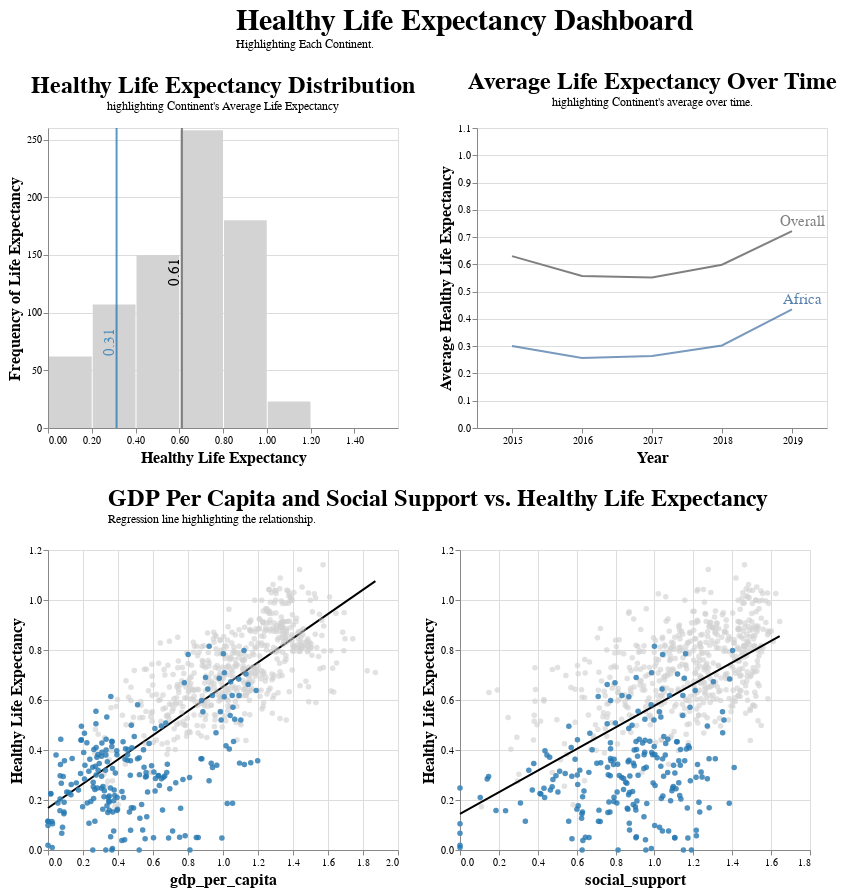

The notebook cell saved with this chart:
### Code cell
chart = alt.vconcat(alt.hconcat(alt.hconcat(plot1, plot2), spacing=5).resolve_scale(color='independent'),plot3)
final_plot = chart.properties(
   title = {
        "text" : ['Healthy Life Expectancy Dashboard'],
        "subtitle": 'Highlighting Each Continent.',
        "dx":230,
        "fontSize":30,
        "offset":20, 
    }
)

final_plot

### Figure 1 — Vega-Lite specification as saved in the notebook (floating-point values rounded to 4 significant figures; data arrays with more than 128 entries replaced by an {"elided": "..."} marker saying what was removed)
{"config": {"view": {"continuousWidth": 300, "continuousHeight": 300}}, "vconcat": [{"hconcat": [{"hconcat": [{"layer": [{"data": {"name": "data-1fb32f1e28a35e0adb4e135b9827a710"}, "mark": {"type": "bar", "color": "lightgrey"}, "encoding": {"x": {"axis": {"titleFontSize": 16}, "bin": {"maxbins": 10}, "field": "life_expectancy", "title": "Healthy Life Expectancy", "type": "quantitative"}, "y": {"aggregate": "count", "axis": {"titleFontSize": 16}, "title": "Frequency of Life Expectancy", "type": "quantitative"}}}, {"data": {"name": "data-1fb32f1e28a35e0adb4e135b9827a710"}, "mark": {"type": "rule", "stroke": "grey", "strokeWidth": 2}, "encoding": {"x": {"aggregate": "average", "field": "life_expectancy", "type": "quantitative"}}}, {"data": {"name": "data-1fb32f1e28a35e0adb4e135b9827a710"}, "mark": {"type": "text", "align": "right", "angle": 270, "baseline": "bottom", "dx": 20, "dy": 0, "size": 15}, "encoding": {"text": {"aggregate": "average", "field": "life_expectancy", "format": ".2f", "type": "quantitative"}, "x": {"aggregate": "average", "field": "life_expectancy", "type": "quantitative"}}}, {"data": {"name": "data-83c9f314c8b7a769ce7299d2fde779ad"}, "mark": {"type": "rule", "stroke": "#1f77b4", "strokeWidth": 2}, "encoding": {"opacity": {"condition": {"param": "Select", "value": 0.75}, "value": 0.05}, "x": {"field": "average_life_expectancy", "type": "quantitative"}}, "name": "view_1", "transform": [{"filter": {"param": "Select"}}]}, {"data": {"name": "data-83c9f314c8b7a769ce7299d2fde779ad"}, "mark": {"type": "text", "align": "right", "angle": 270, "baseline": "bottom", "color": "#1f77b4", "dx": -50, "dy": 0, "size": 15}, "encoding": {"opacity": {"condition": {"param": "Select", "value": 0.75}, "value": 0.05}, "text": {"field": "average_life_expectancy", "format": ".2f", "type": "quantitative"}, "x": {"field": "average_life_expectancy", "type": "quantitative"}}, "transform": [{"filter": {"param": "Select"}}]}], "height": 300, "title": {"text": ["Healthy Life Expectancy Distribution"], "subtitle": "highlighting Continent's Average Life Expectancy", "fontSize": 24, "offset": 15}, "width": 350}, {"layer": [{"mark": {"type": "line"}, "encoding": {"color": {"value": "grey"}, "x": {"axis": {"labelAngle": 0, "titleFontSize": 16}, "field": "Year", "title": "Year", "type": "ordinal"}, "y": {"aggregate": "average", "axis": {"titleFontSize": 16}, "field": "life_expectancy", "scale": {"domain": [0, 1.1]}, "title": "Average Healthy Life Expectancy", "type": "quantitative"}}}, {"mark": {"type": "text", "dx": 10, "dy": -10, "size": 15}, "encoding": {"color": {"value": "grey"}, "text": {"value": "Overall"}, "x": {"axis": {"labelAngle": 0, "titleFontSize": 16}, "field": "Year", "title": "Year", "type": "ordinal"}, "y": {"aggregate": "average", "axis": {"titleFontSize": 16}, "field": "life_expectancy", "scale": {"domain": [0, 1.1]}, "title": "Average Healthy Life Expectancy", "type": "quantitative"}}, "transform": [{"filter": "datum.Year == 2019"}]}, {"mark": {"type": "line"}, "encoding": {"color": {"field": "continent", "legend": null, "type": "nominal"}, "opacity": {"condition": {"param": "Select", "value": 0.75}, "value": 0.05}, "x": {"axis": {"labelAngle": 0, "titleFontSize": 16}, "field": "Year", "title": "Year", "type": "ordinal"}, "y": {"axis": {"titleFontSize": 16}, "field": "continent_mean", "scale": {"domain": [0, 1.1]}, "title": "Average Healthy Life Expectancy", "type": "quantitative"}}, "name": "view_2", "transform": [{"filter": {"param": "Select"}}, {"aggregate": [{"op": "average", "field": "life_expectancy", "as": "continent_mean"}], "groupby": ["Year", "continent"]}]}, {"mark": {"type": "text", "dx": 10, "dy": -10, "size": 15}, "encoding": {"color": {"field": "continent", "legend": null, "type": "nominal"}, "opacity": {"condition": {"param": "Select", "value": 0.95}, "value": 0.05}, "text": {"field": "continent", "type": "nominal"}, "x": {"axis": {"labelAngle": 0, "titleFontSize": 16}, "field": "Year", "title": "Year", "type": "ordinal"}, "y": {"axis": {"titleFontSize": 16}, "field": "continent_mean", "scale": {"domain": [0, 1.1]}, "title": "Average Healthy Life Expectancy", "type": "quantitative"}}, "transform": [{"filter": {"param": "Select"}}, {"aggregate": [{"op": "average", "field": "life_expectancy", "as": "continent_mean"}], "groupby": ["Year", "continent"]}, {"filter": "datum.Year == 2019"}]}], "data": {"name": "data-1fb32f1e28a35e0adb4e135b9827a710"}, "height": 300, "title": {"text": ["Average Life Expectancy Over Time"], "subtitle": "highlighting Continent's average over time.", "fontSize": 24, "offset": 15}, "width": 350}]}], "resolve": {"scale": {"color": "independent"}}, "spacing": 5}, {"repeat": {"column": ["gdp_per_capita", "social_support"]}, "spec": {"layer": [{"layer": [{"mark": {"type": "circle", "color": "lightgrey", "opacity": 0.4}, "encoding": {"tooltip": [{"field": "country", "type": "nominal"}, {"field": "gdp_per_capita", "type": "quantitative"}, {"field": "life_expectancy", "type": "quantitative"}], "x": {"axis": {"titleFontSize": 16}, "field": {"repeat": "column"}, "type": "quantitative"}, "y": {"axis": {"titleFontSize": 16}, "field": "life_expectancy", "title": "Healthy Life Expectancy", "type": "quantitative"}}}, {"mark": {"type": "line", "color": "black"}, "encoding": {"color": {"value": "black"}, "tooltip": [{"field": "country", "type": "nominal"}, {"field": "gdp_per_capita", "type": "quantitative"}, {"field": "life_expectancy", "type": "quantitative"}], "x": {"axis": {"titleFontSize": 16}, "field": {"repeat": "column"}, "type": "quantitative"}, "y": {"axis": {"titleFontSize": 16}, "field": "life_expectancy", "title": "Healthy Life Expectancy", "type": "quantitative"}}, "transform": [{"on": "gdp_per_capita", "regression": "life_expectancy"}]}]}, {"layer": [{"mark": {"type": "circle", "color": "lightgrey", "opacity": 0.4}, "encoding": {"tooltip": [{"field": "country", "type": "nominal"}, {"field": "gdp_per_capita", "type": "quantitative"}, {"field": "life_expectancy", "type": "quantitative"}], "x": {"axis": {"titleFontSize": 16}, "field": {"repeat": "column"}, "type": "quantitative"}, "y": {"axis": {"titleFontSize": 16}, "field": "life_expectancy", "title": "Healthy Life Expectancy", "type": "quantitative"}}}, {"mark": {"type": "line", "color": "black"}, "encoding": {"color": {"value": "black"}, "tooltip": [{"field": "country", "type": "nominal"}, {"field": "gdp_per_capita", "type": "quantitative"}, {"field": "life_expectancy", "type": "quantitative"}], "x": {"axis": {"titleFontSize": 16}, "field": {"repeat": "column"}, "type": "quantitative"}, "y": {"axis": {"titleFontSize": 16}, "field": "life_expectancy", "title": "Healthy Life Expectancy", "type": "quantitative"}}, "transform": [{"on": "social_support", "regression": "life_expectancy"}]}]}, {"mark": {"type": "circle", "color": "#1f77b4", "opacity": 0.7}, "encoding": {"opacity": {"condition": {"param": "Select", "value": 0.75}, "value": 0.05}, "tooltip": [{"field": "country", "type": "nominal"}, {"field": "gdp_per_capita", "type": "quantitative"}, {"field": "life_expectancy", "type": "quantitative"}], "x": {"axis": {"titleFontSize": 16}, "field": {"repeat": "column"}, "type": "quantitative"}, "y": {"axis": {"titleFontSize": 16}, "field": "life_expectancy", "title": "Healthy Life Expectancy", "type": "quantitative"}}, "name": "view_3", "transform": [{"filter": {"param": "Select"}}]}], "data": {"name": "data-1fb32f1e28a35e0adb4e135b9827a710"}, "height": 300, "width": 350}, "title": {"text": ["GDP Per Capita and Social Support vs. Healthy Life Expectancy"], "subtitle": "Regression line highlighting the relationship.", "fontSize": 24, "dx": 100, "offset": 20}}], "params": [{"name": "Select", "select": {"type": "point", "fields": ["continent"]}, "bind": {"input": "select", "options": ["Africa", "Asia", "Europe", "North America", "Oceania", "South America"]}, "value": "Africa", "views": ["view_1", "view_2", "child__column_gdp_per_capita_view_3", "child__column_social_support_view_3"]}], "title": {"text": ["Healthy Life Expectancy Dashboard"], "subtitle": "Highlighting Each Continent.", "dx": 230, "fontSize": 30, "offset": 20}, "$schema": "https://vega.github.io/schema/vega-lite/v5.15.1.json", "datasets": {"data-1fb32f1e28a35e0adb4e135b9827a710": {"elided": "780 records"}, "data-83c9f314c8b7a769ce7299d2fde779ad": [{"continent": "Africa", "average_life_expectancy": 0.3135}, {"continent": "Asia", "average_life_expectancy": 0.6574}, {"continent": "Europe", "average_life_expectancy": 0.7992}, {"continent": "North America", "average_life_expectancy": 0.7245}, {"continent": "Oceania", "average_life_expectancy": 0.9031}, {"continent": "South America", "average_life_expectancy": 0.6756}]}}
